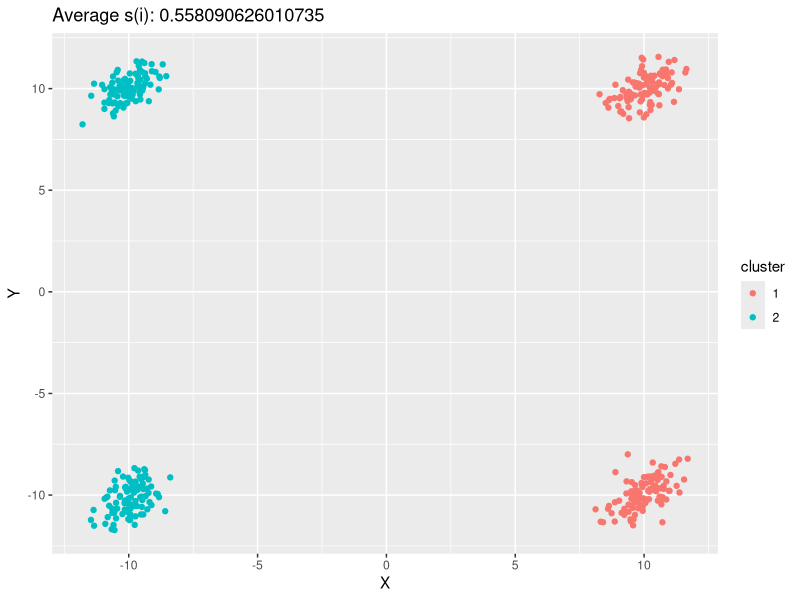
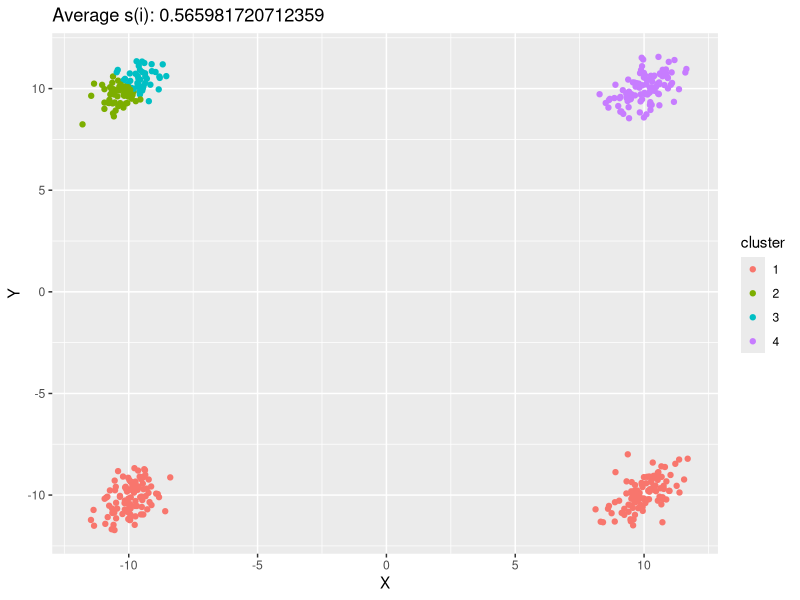
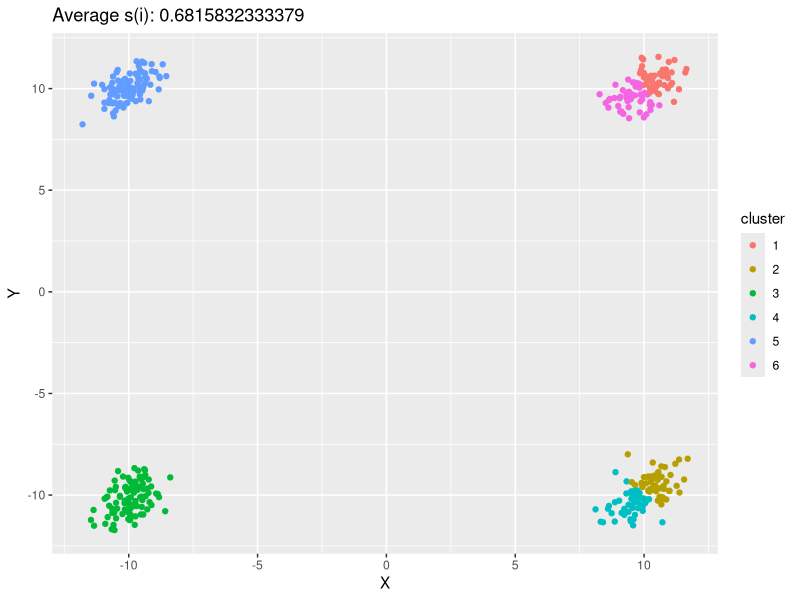

These charts were generated, in order, by the following R code:
# Load library containing Silhouette and plots
library(cluster)
library(ggplot2)

# Load dataset
SC <- read.csv("../data/sil_dataset.csv")

# Coerce into a matrix
M <- as.matrix(SC)

# Compute the matrix distance
D <- dist(SC)

for (k in c(2, 4, 6)) {
	# Compute K-Means
	clustering_result <- kmeans(M, centers = k)

	# Extract the clustering result
	C <- clustering_result$cluster

	# Create a dataframe with the clustering result
	PL <- data.frame(var1 = M, var2 = C)
	colnames(PL) <- c("X", "Y", "cluster")
	PL <- transform(PL, cluster = as.character(cluster))

	# Compute s(i) for all elements
	S <- silhouette(C, D)
	Avg <- summary(S)$avg.width

	# Plot clustering result
	pdf(paste0("../doc/clusters-", k, ".pdf"))
	P <- ggplot(data = PL, mapping = aes(x = X, y = Y, color = cluster)) +
	             geom_point() + labs(title = paste0("Average s(i): ", Avg), x = "X", y = "Y")
	print(P)
	dev.off()
}
